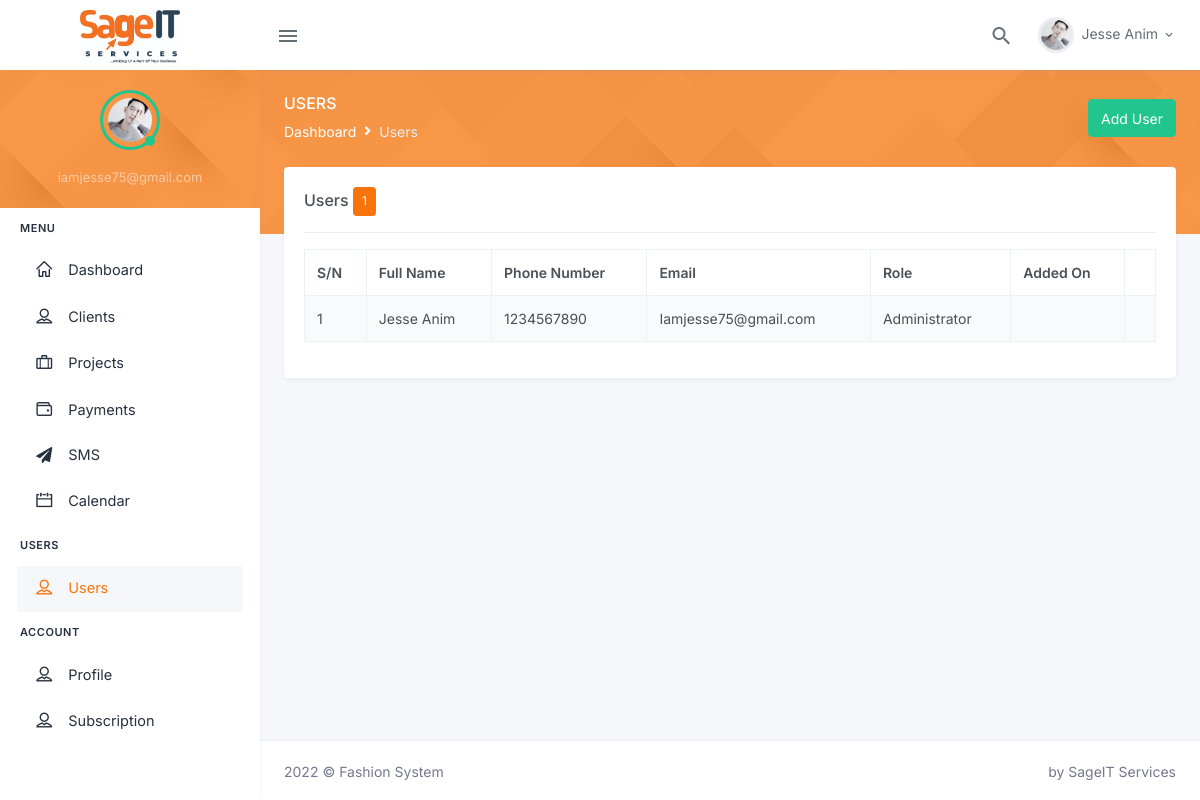
The page /users.php (signed in) on the database its author committed.
### tables this page shows
CREATE TABLE `users` (
  `id` int(20) NOT NULL,
  `company_id` int(11) NOT NULL,
  `full_name` varchar(255) NOT NULL,
  `phone_number` varchar(100) NOT NULL DEFAULT '1234567890',
  `username` varchar(255) NOT NULL,
  `password` varchar(255) NOT NULL,
  `role` varchar(200) NOT NULL DEFAULT 'Administrator',
  `created_on` timestamp NULL DEFAULT current_timestamp(),
  `updated_on` timestamp NULL DEFAULT current_timestamp()
);

### helpers/counter_functions.php (called while the page is built, shortened)
<?php
   function count_total_users($connect, $_customerId){
        $userscount_query = $connect->prepare("SELECT COUNT(1) AS total_users FROM
        users
        WHERE id = :customer_id");
        $userscount_query->execute(array(":customer_id" => $_customerId));
        $users = $userscount_query->fetch();
        return $users['total_users'];
   }
?>

### users.php (the view, shortened to what this page needs)
<?php
    require_once 'database/config.php';
    include_once 'helpers/counter_functions.php';
    $customer_id = $_SESSION['customer_id'];
?>
            <div class="main-content">
                <div class="page-content">
                    <div class="page-title-box">
                        <div class="container-fluid">
                         <div class="row align-items-center">
                             <div class="col-sm-6">
                                 <div class="page-title">
                                     <h4>Users</h4>
                                         <ol class="breadcrumb m-0">
                                             <li class="breadcrumb-item"><a href="javascript: void(0);">Dashboard</a></li>
                                             <li class="breadcrumb-item active">Users</li>
                                         </ol>
                                 </div>
                             </div>
                             <div class="col-sm-6">
                                <div class="float-end d-none d-sm-block">
                                    <a href="users-add.php" class="btn btn-success">Add User</a>
                                </div>
                             </div>
                         </div>
                        </div>
                     </div>
                    <div class="container-fluid">
                        <div class="page-content-wrapper">
                            <div class="row">
                                <div class="col-12">
                                    <div class="card">
                                        <div class="card-body">
                                             <h4 class="header-title">Users <span class="btn btn-sm btn-primary"><?= count_total_users($connect, $customer_id) ?></span> </h4>
                                                <hr class="mb-3">
                                                <?php
                        $query = "SELECT * FROM users WHERE id = :customer_id";
                        $statement = $connect->prepare($query);
                        $statement->execute(
                            array(
                                ':customer_id' => $customer_id
                            )
                        );
                        $count = $statement->rowCount();
                        $rows = $statement->fetchAll(PDO::FETCH_ASSOC);
                        $i = 1;
                        if ($count > 0 && !empty($rows)) { ?>
                                            <table id="datatable-buttons" class="table table-striped table-bordered dt-responsive nowrap" style="border-collapse: collapse; border-spacing: 0; width: 100%;">
                                                <thead>
                                                <tr>
                                                    <th>S/N</th>
                                                    <th>Full Name</th>
                                                    <th>Phone Number</th>
                                                    <th>Email</th>
                                                    <th>Role</th>
                                                    <th>Added On</th>
                                                    <th></th>
                                                </tr>
                                                </thead>
                                                <tbody>
                                                    <?php foreach ($rows as $result) { ?>
                                                <tr>
                                                    <td><?= $i ?></td>
                                                    <td><?= ucwords($result['full_name']) ?></td>
                                                    <td><?= ucwords($result['phone_number']) ?></td>
                                                    <td><?= ucwords($result['username']) ?></td>
                                                    <td><?= ucwords($result['role']) ?></td>
                                                    <td></td>
                                                    <td></td>
                                                 </tr>
                                                 <?php $i++;
                                     } ?>
                                                </tbody>
                                            </table>
                                            <?php } ?>
                                        </div>
                                    </div>
                                </div>
                            </div>
                        </div>
                    </div>
                </div>
                 <?php include_once 'partials/footer.php'; ?>

### rows shown on the page
users: full_name "Jesse Anim", phone_number "1234567890", username "Iamjesse75@gmail.com", role "Administrator"

### other values the page prints
$_SESSION['username'] "iamjesse75@gmail.com"
$_SESSION['fullname'] "Jesse Anim"
count_total_users($connect, $customer_id) "1"
